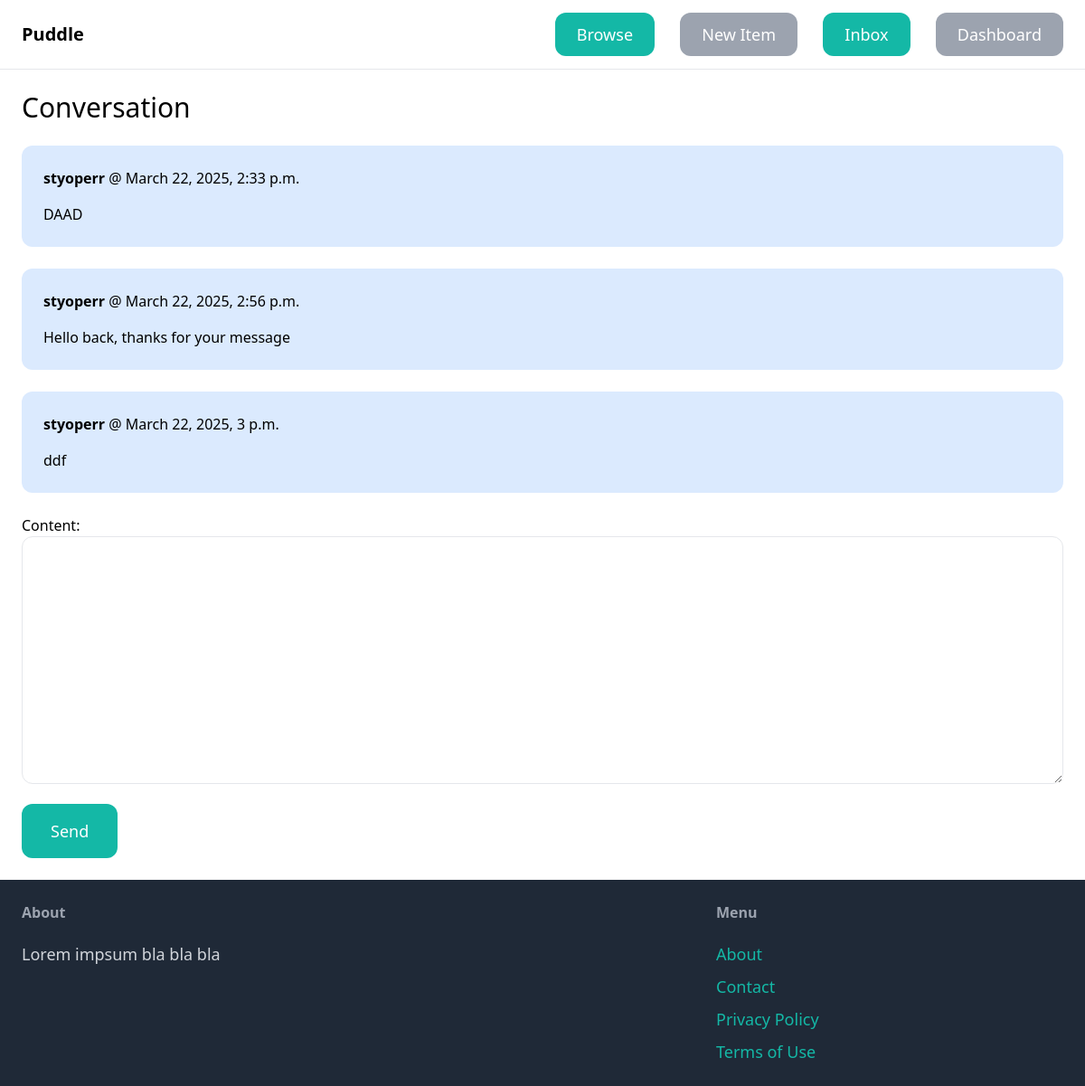
The page /inbox/2/ (signed in) on the database its author committed.
### conversation/models.py (models this page shows)
class ConversationMessage(models.Model):
    conversation = models.ForeignKey(Conversation, related_name='messages', on_delete=models.CASCADE)
    content = models.TextField()
    created_at = models.DateTimeField(auto_now = True)
    created_by = models.ForeignKey(User, related_name='created_messages', on_delete=models.CASCADE)

### conversation/views.py (the view)
# urls.py: path('<int:pk>/', views.detail, name='detail'),
@login_required
def detail(request, pk):
    conversation = Conversation.objects.filter(
        members__in=[request.user.id]).get(pk=pk)
    if request.method == 'POST':
        form = ConversationMessageForm(request.POST)
        if form.is_valid():
            conversation_message = form.save(commit=False)
            conversation_message.conversation = conversation
            conversation_message.created_by = request.user
            conversation_message.save()
            return redirect('conversation:detail', pk=pk)
    else:
        form = ConversationMessageForm()
    return render(request, 'conversation/detail.html', {
        'conversation': conversation,
        'form': form,
    })

### conversation/forms.py
class ConversationMessageForm(forms.ModelForm):
    class Meta:
        model = ConversationMessage
        fields = ('content',)
        widgets = {
            'content':forms.Textarea(attrs={
                'class': INPUT_CLASSES
            })
        }

### conversation/templates/conversation/detail.html (shortened to what this page needs)
{% extends 'core/base.html' %}
{% block content %}
<h1 class="mb-6 text-3xl">Conversation</h1>
<div class="space-y-6">
    {% for message in conversation.messages.all %}
    <div
        class="p-6 flex {% if message.created_by == request.user %} bg-blue-100 {% else %} bg-gray-100 {% endif %}rounded-xl">
        <div>
            <p class="mb-4"><strong>{{message.created_by.username}}</strong> @ {{message.created_at}}</p>
            <p>{{message.content}}</p>
        </div>
    </div>
    {% endfor %}
</div>
    <form method="post" action="." class="mt-6">
        {{form.as_p}}
        <button class="mt-4 py-4 px-8 text-lg bg-teal-500 hover:bg-teal-700 rounded-xl text-white">Send</button>
    </form>
{% endblock %}

### rows shown on the page
ConversationMessage: created_by.username "styoperr", created_at "March 22, 2025, 2:33 p.m.", content "DAAD"
ConversationMessage: created_by.username "styoperr", created_at "March 22, 2025, 2:56 p.m.", content "Hello back, thanks for your message"
ConversationMessage: created_by.username "styoperr", created_at "March 22, 2025, 3 p.m.", content "ddf"
